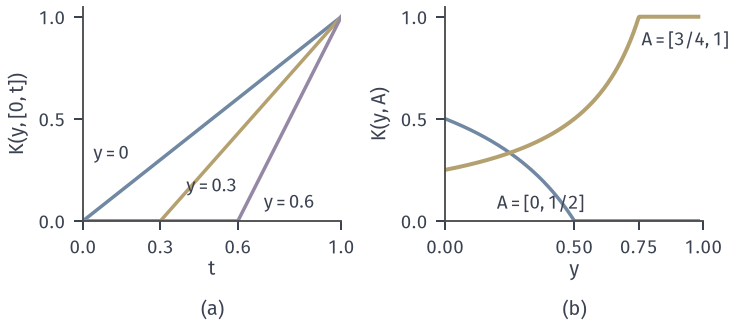

This figure's Python source:
"""Triangle-model kernel K(y,.)=Unif(y,1): (a) CDFs t->K(y,[0,t]) for y=0,0.3,0.6;
(b) y->K(y,A) for A=[0,1/2] and A=[3/4,1]."""
from pathlib import Path
import sys
sys.path.insert(0, str(Path(__file__).resolve().parents[1]/"cdis-common"))
from common import *
from matplotlib.colors import LinearSegmentedColormap
HERE = Path(__file__).resolve().parent
fig, (a, b) = figure(width_mm=104, height_mm=46, ncols=2)
t = np.linspace(0, 1, 401)
for (yv, c), (tx, ty) in zip(((0.0, BLUE), (0.3, YELLOW), (0.6, PURPLE)), ((0.04, 0.30), (0.40, 0.14), (0.70, 0.06))):
    F = np.clip((t - yv)/(1 - yv), 0, 1)
    a.plot(t, F, color=c, lw=1.4)
    a.text(tx, ty, f'$y={yv:g}$', fontsize=7.5, color=INK)
a.set_xlim(0, 1); a.set_ylim(0, 1.05); a.set_xticks([0, 0.3, 0.6, 1]); a.set_yticks([0, 0.5, 1])
a.set_xlabel('$t$', labelpad=1); a.set_ylabel('$K(y,[0,t])$')
y = np.linspace(0, 0.98, 400)
b.plot(y, tri_kernel(y, 0, 0.5), color=BLUE, lw=1.4)
b.plot(y, tri_kernel(y, 0.75, 1), color=YELLOW, lw=1.6)
b.text(0.20, 0.06, '$A=[0,1/2]$', fontsize=7.5)
b.text(0.76, 0.86, '$A=[3/4,1]$', fontsize=7.5)
b.set_xlim(0, 1); b.set_ylim(0, 1.05); b.set_xticks([0, 0.5, 0.75, 1]); b.set_yticks([0, 0.5, 1])
b.set_xlabel('$y$', labelpad=1); b.set_ylabel('$K(y,A)$')

tags(fig, (a, b,), ('(a)', '(b)',))
save(fig, HERE, 'figure', {'kernel': 'Unif(y,1)', 'ys': [0, 0.3, 0.6]})
